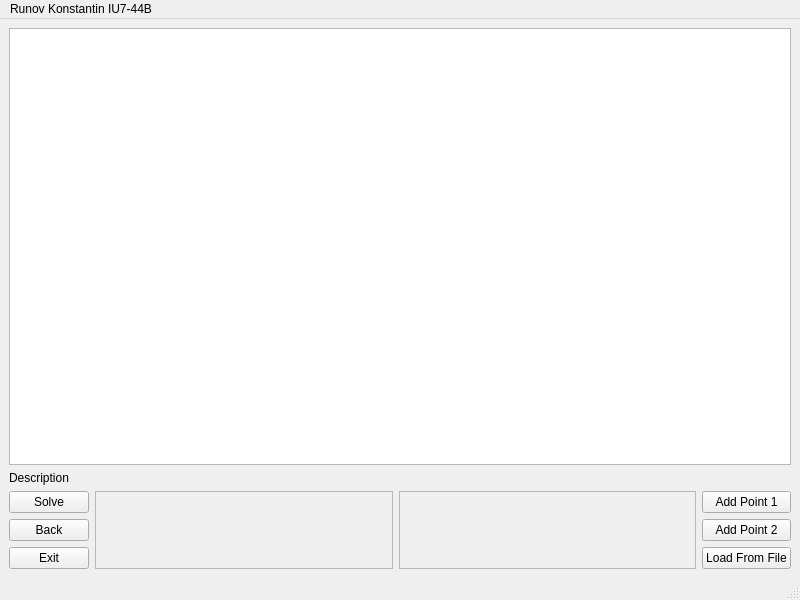
<?xml version="1.0" encoding="UTF-8"?>
<ui version="4.0">
 <class>MainWindow</class>
 <widget class="QMainWindow" name="MainWindow">
  <property name="geometry">
   <rect>
    <x>0</x>
    <y>0</y>
    <width>800</width>
    <height>600</height>
   </rect>
  </property>
  <property name="sizePolicy">
   <sizepolicy hsizetype="Preferred" vsizetype="Preferred">
    <horstretch>0</horstretch>
    <verstretch>0</verstretch>
   </sizepolicy>
  </property>
  <property name="minimumSize">
   <size>
    <width>800</width>
    <height>600</height>
   </size>
  </property>
  <property name="maximumSize">
   <size>
    <width>1200</width>
    <height>900</height>
   </size>
  </property>
  <property name="baseSize">
   <size>
    <width>0</width>
    <height>0</height>
   </size>
  </property>
  <property name="windowTitle">
   <string>MainWindow</string>
  </property>
  <widget class="QWidget" name="centralwidget">
   <layout class="QVBoxLayout" name="verticalLayout_5">
    <item>
     <layout class="QVBoxLayout" name="mainLayout">
      <item>
       <layout class="QVBoxLayout" name="verticalLayout">
        <item>
         <widget class="QGraphicsView" name="graphicsView">
          <property name="dragMode">
           <enum>QGraphicsView::NoDrag</enum>
          </property>
         </widget>
        </item>
        <item>
         <widget class="QLabel" name="descriptionLabel">
          <property name="maximumSize">
           <size>
            <width>16777215</width>
            <height>16777215</height>
           </size>
          </property>
          <property name="text">
           <string>Description</string>
          </property>
          <property name="wordWrap">
           <bool>true</bool>
          </property>
         </widget>
        </item>
       </layout>
      </item>
      <item>
       <layout class="QHBoxLayout" name="underGraphicsViewLayout">
        <item>
         <layout class="QVBoxLayout" name="leftButtonsLayout">
          <item>
           <widget class="QPushButton" name="solveButton">
            <property name="text">
             <string>Solve</string>
            </property>
           </widget>
          </item>
          <item>
           <widget class="QPushButton" name="backButton">
            <property name="text">
             <string>Back</string>
            </property>
           </widget>
          </item>
          <item>
           <widget class="QPushButton" name="exitButton">
            <property name="text">
             <string>Exit</string>
            </property>
           </widget>
          </item>
         </layout>
        </item>
        <item>
         <layout class="QHBoxLayout" name="scrollAreaLayout">
          <property name="rightMargin">
           <number>0</number>
          </property>
          <item>
           <widget class="QScrollArea" name="scrollAreaLeft">
            <property name="sizePolicy">
             <sizepolicy hsizetype="Expanding" vsizetype="Minimum">
              <horstretch>0</horstretch>
              <verstretch>0</verstretch>
             </sizepolicy>
            </property>
            <property name="maximumSize">
             <size>
              <width>16777215</width>
              <height>80</height>
             </size>
            </property>
            <property name="widgetResizable">
             <bool>true</bool>
            </property>
            <widget class="QWidget" name="scrollAreaLeftWidgetContents">
             <property name="geometry">
              <rect>
               <x>0</x>
               <y>0</y>
               <width>291</width>
               <height>78</height>
              </rect>
             </property>
            </widget>
           </widget>
          </item>
          <item>
           <widget class="QScrollArea" name="scrollAreaRight">
            <property name="sizePolicy">
             <sizepolicy hsizetype="Expanding" vsizetype="Minimum">
              <horstretch>0</horstretch>
              <verstretch>0</verstretch>
             </sizepolicy>
            </property>
            <property name="maximumSize">
             <size>
              <width>16777215</width>
              <height>80</height>
             </size>
            </property>
            <property name="widgetResizable">
             <bool>true</bool>
            </property>
            <widget class="QWidget" name="scrollAreaRightWidgetContents">
             <property name="geometry">
              <rect>
               <x>0</x>
               <y>0</y>
               <width>291</width>
               <height>78</height>
              </rect>
             </property>
            </widget>
           </widget>
          </item>
         </layout>
        </item>
        <item>
         <layout class="QVBoxLayout" name="rightButtonsLayout">
          <item>
           <widget class="QPushButton" name="addPoint1Button">
            <property name="text">
             <string>Add Point 1</string>
            </property>
           </widget>
          </item>
          <item>
           <widget class="QPushButton" name="addPoint2Button">
            <property name="text">
             <string>Add Point 2</string>
            </property>
           </widget>
          </item>
          <item>
           <widget class="QPushButton" name="loadFromFileButton">
            <property name="text">
             <string>Load From File</string>
            </property>
           </widget>
          </item>
         </layout>
        </item>
       </layout>
      </item>
     </layout>
    </item>
   </layout>
  </widget>
  <widget class="QStatusBar" name="statusbar"/>
  <widget class="QMenuBar" name="menubar">
   <property name="geometry">
    <rect>
     <x>0</x>
     <y>0</y>
     <width>800</width>
     <height>20</height>
    </rect>
   </property>
   <widget class="QMenu" name="menuRunov_Konstantin_IU7_44B">
    <property name="title">
     <string>Runov Konstantin IU7-44B</string>
    </property>
    <addaction name="actionClear_Screen"/>
    <addaction name="actionTask"/>
   </widget>
   <addaction name="menuRunov_Konstantin_IU7_44B"/>
  </widget>
  <action name="actionTask">
   <property name="text">
    <string>Task</string>
   </property>
  </action>
  <action name="actionClear_Screen">
   <property name="text">
    <string>Clear Screen</string>
   </property>
  </action>
 </widget>
 <resources/>
 <connections/>
</ui>
